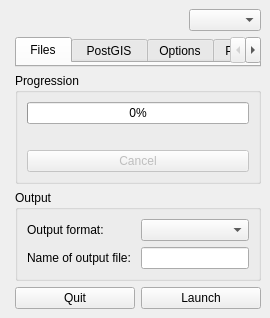
<?xml version="1.0" encoding="UTF-8"?>
<ui version="4.0">
 <class>DicoGIS</class>
 <widget class="QMainWindow" name="mw_dicogis">
  <widget class="QWidget" name="wdg_central">
   <layout class="QGridLayout" name="main_layout">
    <item row="0" column="1">
     <layout class="QHBoxLayout" name="top_bar">
      <item>
       <widget class="QLabel" name="lbl_welcome">
        <property name="styleSheet">
         <string notr="true">color: blue;</string>
        </property>
        <property name="text">
         <string/>
        </property>
       </widget>
      </item>
      <item>
       <spacer name="top_bar_spacer">
        <property name="orientation">
         <enum>Qt::Orientation::Horizontal</enum>
        </property>
        <property name="sizeHint" stdset="0">
         <size>
          <width>40</width>
          <height>20</height>
         </size>
        </property>
       </spacer>
      </item>
      <item>
       <widget class="QComboBox" name="cbb_lang"/>
      </item>
     </layout>
    </item>
    <item row="0" column="0" rowspan="5">
     <widget class="MiscButtons" name="wdg_misc_buttons"/>
    </item>
    <item row="1" column="1">
     <widget class="QTabWidget" name="tab_main">
      <widget class="TabFiles" name="wdg_tab_files">
       <attribute name="title">
        <string> Files </string>
       </attribute>
      </widget>
      <widget class="TabDatabaseServer" name="wdg_tab_database">
       <attribute name="title">
        <string> PostGIS </string>
       </attribute>
      </widget>
      <widget class="TabSettings" name="wdg_tab_settings">
       <attribute name="title">
        <string>Options</string>
       </attribute>
      </widget>
      <widget class="TabPublish" name="wdg_tab_publish">
       <attribute name="title">
        <string>Publish</string>
       </attribute>
      </widget>
      <widget class="TabCredits" name="wdg_tab_credits">
       <attribute name="title">
        <string>Credits</string>
       </attribute>
      </widget>
     </widget>
    </item>
    <item row="2" column="1">
     <widget class="QGroupBox" name="grp_progress">
      <property name="title">
       <string>Progression</string>
      </property>
      <layout class="QVBoxLayout" name="prog_layout">
       <item>
        <widget class="QProgressBar" name="prg_layers">
         <property name="value">
          <number>0</number>
         </property>
        </widget>
       </item>
       <item>
        <widget class="QLabel" name="lbl_status">
         <property name="styleSheet">
          <string notr="true">color: DodgerBlue;</string>
         </property>
         <property name="text">
          <string/>
         </property>
        </widget>
       </item>
       <item>
        <widget class="QPushButton" name="btn_cancel">
         <property name="enabled">
          <bool>false</bool>
         </property>
         <property name="visible">
          <bool>false</bool>
         </property>
         <property name="text">
          <string>Cancel</string>
         </property>
        </widget>
       </item>
      </layout>
     </widget>
    </item>
    <item row="3" column="1">
     <widget class="QGroupBox" name="grp_output">
      <property name="title">
       <string>Output</string>
      </property>
      <layout class="QGridLayout" name="outp_layout">
       <item row="0" column="0">
        <widget class="QLabel" name="lbl_output_format">
         <property name="text">
          <string>Output format: </string>
         </property>
         <property name="buddy">
          <cstring>cbb_output_format</cstring>
         </property>
        </widget>
       </item>
       <item row="0" column="1">
        <widget class="QComboBox" name="cbb_output_format"/>
       </item>
       <item row="1" column="0">
        <widget class="QLabel" name="lbl_outxl_filename">
         <property name="text">
          <string>Name of output file: </string>
         </property>
        </widget>
       </item>
       <item row="1" column="1">
        <widget class="QLineEdit" name="lne_outxl_filename"/>
       </item>
      </layout>
     </widget>
    </item>
    <item row="4" column="1">
     <layout class="QHBoxLayout" name="buttons_bar">
      <item>
       <widget class="QPushButton" name="btn_close">
        <property name="text">
         <string>Quit</string>
        </property>
       </widget>
      </item>
      <item>
       <widget class="QPushButton" name="btn_process">
        <property name="text">
         <string>Launch</string>
        </property>
       </widget>
      </item>
     </layout>
    </item>
   </layout>
  </widget>
 </widget>
 <customwidgets>
  <customwidget>
   <class>MiscButtons</class>
   <extends>QWidget</extends>
   <header>dicogis.ui.wdg_misc_buttons</header>
  </customwidget>
  <customwidget>
   <class>TabFiles</class>
   <extends>QWidget</extends>
   <header>dicogis.ui.wdg_tab_files</header>
  </customwidget>
  <customwidget>
   <class>TabDatabaseServer</class>
   <extends>QWidget</extends>
   <header>dicogis.ui.wdg_tab_database</header>
  </customwidget>
  <customwidget>
   <class>TabSettings</class>
   <extends>QWidget</extends>
   <header>dicogis.ui.wdg_tab_settings</header>
  </customwidget>
  <customwidget>
   <class>TabPublish</class>
   <extends>QWidget</extends>
   <header>dicogis.ui.wdg_tab_publish</header>
  </customwidget>
  <customwidget>
   <class>TabCredits</class>
   <extends>QWidget</extends>
   <header>dicogis.ui.wdg_tab_credits</header>
  </customwidget>
 </customwidgets>
 <resources/>
 <connections/>
</ui>
